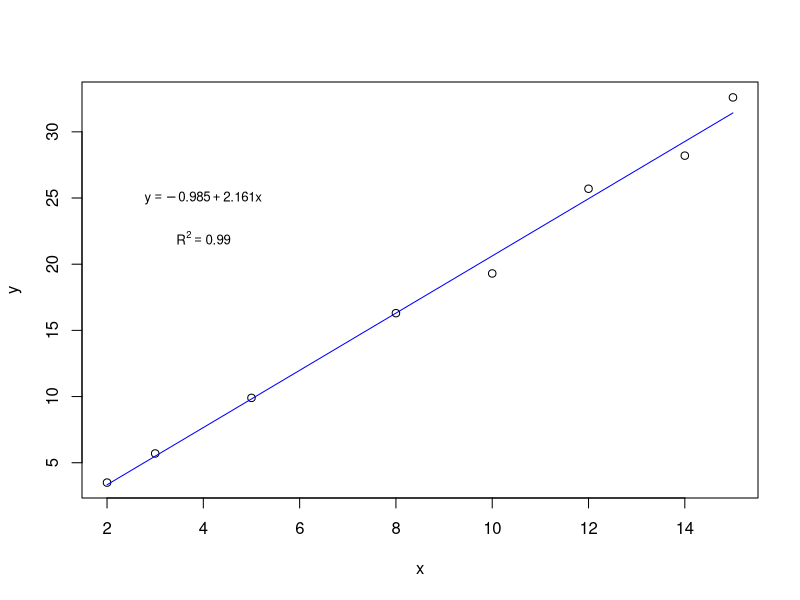

This chart was generated by the following R code:
x <- c(2, 3, 5, 8, 10, 12, 14, 15)

y <- c(3.5, 5.7, 9.9, 16.3, 19.3, 25.7, 28.2, 32.6)

print(length(x) == length(y))

# calcula o coeficiente de correlação de pearson
cor(x, y)

dados <- data.frame(x, y); dados

# instancia o modelo de regressão linear
model_regressao <- lm(y ~ x, data = dados); model_regressao

summary(model_regressao)

# cria a instancia de uma curva
plot(x, y)
curve(-0.985 + 2.161 * x, add = T, col = "blue")
text(4, 25, expression(y == -0.985 + 2.161 * x), cex = 0.8)
text(4, 22, expression(R^2 == 0.99), cex = 0.8)
